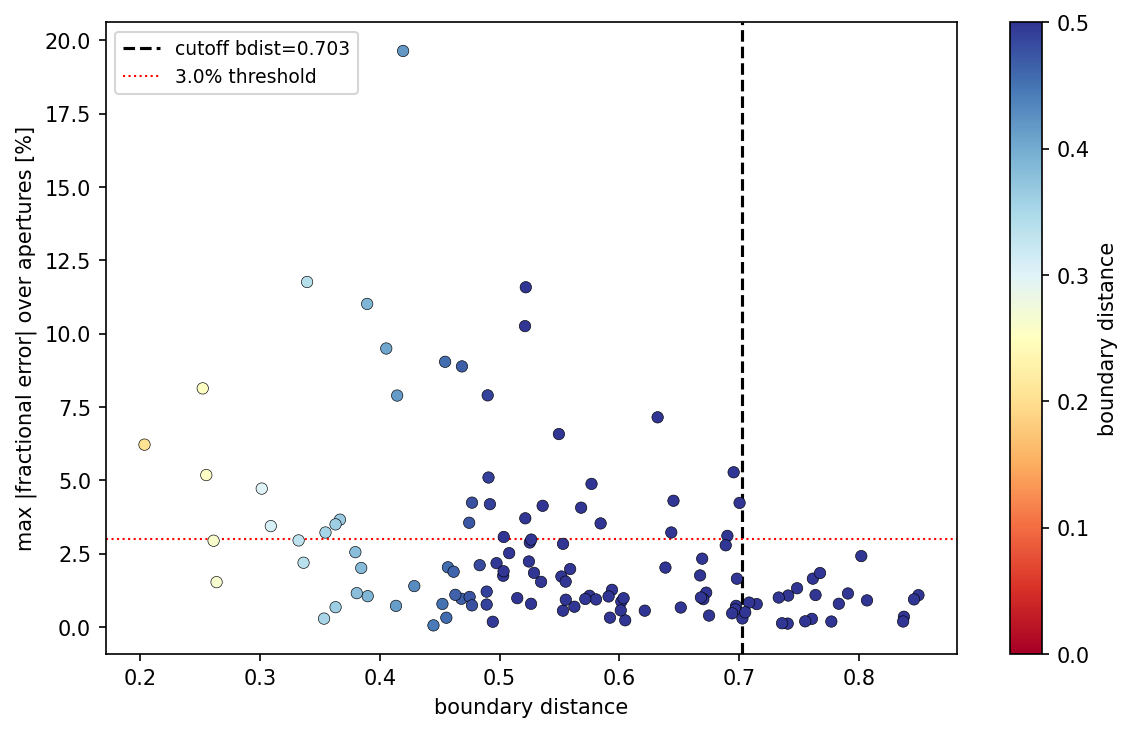

Source code (Python):
"""
Full leave-one-out validation: all 125 points, Matérn 5/2 kernel.

Outputs:
  - printed table: point | bdist (L2) | per-dim bdist | frac error at each aperture
  - boundary distance cutoff for <3% max error
  - loo_full.png: RMS error vs bdist with cutoff line
  - loo_full_spaghetti.png: fractional error vs aperture, all 125 lines

Usage:
  python loo_full.py
"""

import warnings
import numpy as np
import matplotlib.pyplot as plt
import matplotlib.cm as cm
from pathlib import Path

warnings.filterwarnings("ignore")   # suppress lbfgs convergence noise

from gp_emulator import load_data, train, predict

OUT_SCATTER   = Path(__file__).parent / "loo_full.png"
OUT_SPAGHETTI = Path(__file__).parent / "loo_full_spaghetti.png"
OUT_RESULTS   = Path(__file__).parent / "loo_full_results.txt"
ERROR_THRESH  = 3.0   # percent


def boundary_distance(params):
    """Return per-dimension distances to nearest boundary wall (n x n_dims)
    and the L2 norm across all dimensions as a scalar (n,)."""
    lo, hi = params.min(axis=0), params.max(axis=0)
    normed = (params - lo) / (hi - lo)
    per_dim = np.minimum(normed, 1 - normed)   # shape (n, n_dims), each in [0, 0.5]
    scalar = np.sqrt(np.sum(per_dim ** 2, axis=1))
    return scalar, per_dim


def main():
    import sys
    params, profiles, apertures, param_names = load_data()
    _stdout = sys.stdout
    sys.stdout = open(OUT_RESULTS, "w")
    n = len(params)
    bdist, _ = boundary_distance(params)

    # ── print table header ────────────────────────────────────────────────────
    ap_header = "  ".join(f"θ={a:.2f}" for a in apertures)
    param_header = "  ".join(f"{nm[:8]:>8}" for nm in param_names)
    print(f"{'Point':>7}  {'bdist(L2)':>9}  {param_header}  {'mean_y':>12}  {ap_header}  max|err|  max_abs")
    print("-" * (10 + 11 * len(param_names) + 9 * len(apertures) + 20))

    fracs = np.zeros((n, len(apertures)))   # fractional errors [%]
    abs_errs = np.zeros((n, len(apertures)))  # absolute errors (same units as Y_CAP)

    for idx in range(n):
        mask = np.ones(n, dtype=bool)
        mask[idx] = False
        gps, X_sc, y_sc = train(params[mask], profiles[mask], verbose=False)
        mu, _ = predict(gps, X_sc, y_sc, params[[idx]])
        abs_errs[idx] = mu[0] - profiles[idx]
        fracs[idx] = abs_errs[idx] / profiles[idx] * 100
        max_err = np.abs(fracs[idx]).max()
        max_abs = np.abs(abs_errs[idx]).max()
        mean_y = profiles[idx].mean()
        param_str = "  ".join(f"{v:8.4f}" for v in params[idx])
        print(f"  #{idx:3d}  {bdist[idx]:9.4f}  {param_str}  mean_y={mean_y:.3e}  "
              + "  ".join(f"{v:+6.2f}%" for v in fracs[idx])
              + f"  {max_err:.2f}%  max_abs={max_abs:.3e}")

    # ── find boundary cutoff for <ERROR_THRESH% ───────────────────────────────
    max_err_per_point = np.abs(fracs).max(axis=1)

    # sort points by bdist; find smallest bdist above which all errors < thresh
    order = np.argsort(bdist)
    cutoff = None
    for i in range(len(order) - 1, -1, -1):
        idx = order[i]
        # check all points with bdist >= bdist[idx]
        mask_check = bdist >= bdist[idx]
        if max_err_per_point[mask_check].max() < ERROR_THRESH:
            cutoff = bdist[idx]
        else:
            break

    n_kept = (bdist >= cutoff).sum() if cutoff is not None else 0
    print(f"\n── Boundary cutoff for <{ERROR_THRESH}% max error ──")
    print(f"   bdist >= {cutoff:.4f}  →  {n_kept}/{n} points kept")
    print(f"   ({n - n_kept} points excluded)")

    # ── scatter: RMS error vs bdist ───────────────────────────────────────────
    norm = plt.Normalize(vmin=0, vmax=0.5)
    cmap = cm.RdYlBu

    fig, ax = plt.subplots(figsize=(8, 5))
    sc = ax.scatter(bdist, max_err_per_point, c=bdist, cmap=cmap, norm=norm,
                    s=30, edgecolors="k", linewidths=0.3, zorder=3)
    if cutoff is not None:
        ax.axvline(cutoff, color="k", lw=1.5, ls="--",
                   label=f"cutoff bdist={cutoff:.3f}")
    ax.axhline(ERROR_THRESH, color="red", lw=1.0, ls=":",
               label=f"{ERROR_THRESH}% threshold")
    ax.set_xlabel("boundary distance")
    ax.set_ylabel("max |fractional error| over apertures [%]")
    ax.legend(fontsize=9)
    fig.colorbar(sc, ax=ax, label="boundary distance")
    fig.tight_layout()
    fig.savefig(OUT_SCATTER, dpi=150, bbox_inches="tight")
    print(f"Saved → {OUT_SCATTER}")

    # ── spaghetti: all 125 frac error lines ──────────────────────────────────
    fig2, ax2 = plt.subplots(figsize=(10, 5))
    order_plot = np.argsort(bdist)[::-1]
    for idx in order_plot:
        color = cmap(norm(bdist[idx]))
        lw = 0.6 if bdist[idx] > (cutoff or 0) else 1.2
        ax2.plot(apertures, fracs[idx], "-", color=color, lw=lw, alpha=0.6)
    if cutoff is not None:
        # highlight excluded points
        for idx in np.where(bdist < cutoff)[0]:
            ax2.plot(apertures, fracs[idx], "-", color="r", lw=1.5, alpha=0.8)
    ax2.axhline(0, color="k", lw=0.8, ls="--")
    ax2.axhline( ERROR_THRESH, color="red", lw=1.0, ls=":", alpha=0.7)
    ax2.axhline(-ERROR_THRESH, color="red", lw=1.0, ls=":", alpha=0.7)
    ax2.set_xlabel(r"Aperture $\theta$ [arcmin]")
    ax2.set_ylabel(r"$(Y_{\rm pred} - Y_{\rm true})\,/\,Y_{\rm true}$ [%]")
    ax2.set_title("Matérn 5/2 kernel", loc="left", fontsize=10, fontweight="bold")
    sm = cm.ScalarMappable(cmap=cmap, norm=norm)
    sm.set_array([])
    fig2.colorbar(sm, ax=ax2, label="boundary distance")
    fig2.tight_layout()
    fig2.savefig(OUT_SPAGHETTI, dpi=150, bbox_inches="tight")

    sys.stdout.close()
    sys.stdout = _stdout
    print(f"Saved → {OUT_RESULTS}")
    print(f"Saved → {OUT_SCATTER}")
    print(f"Saved → {OUT_SPAGHETTI}")


if __name__ == "__main__":
    main()
